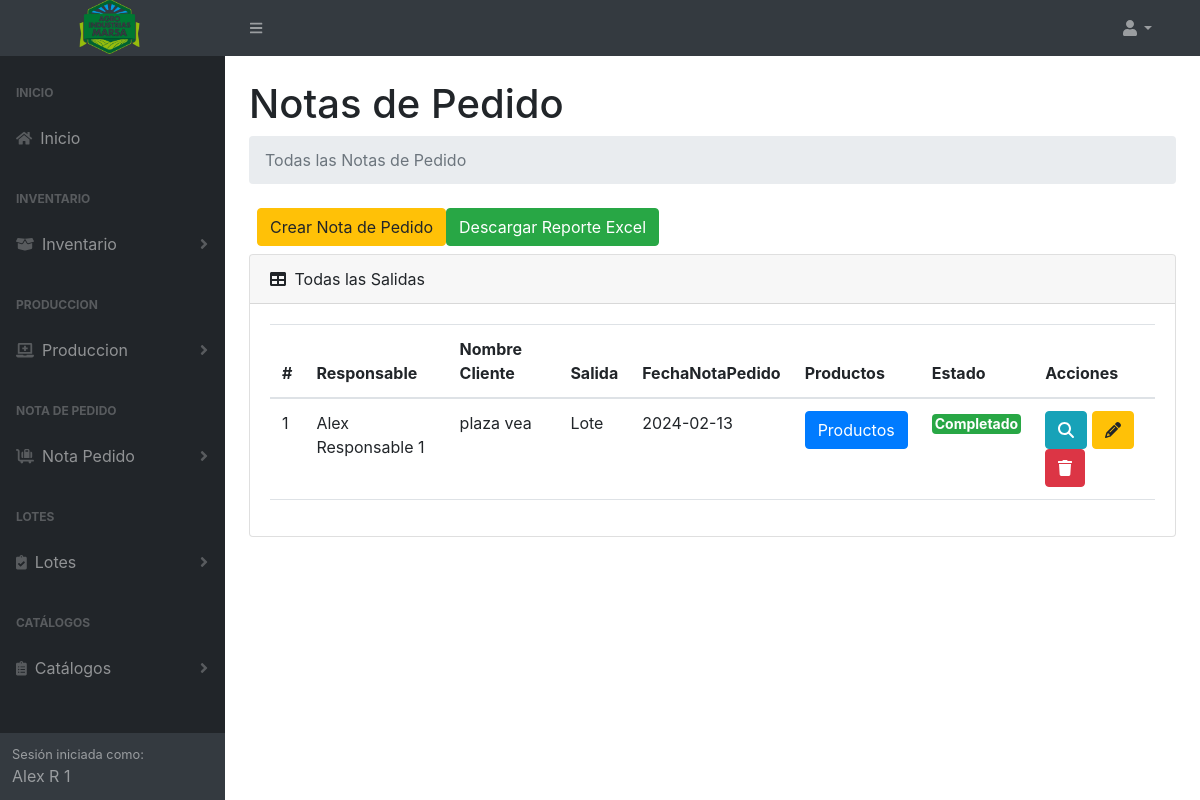
Screenshot of /verNotasPedido (signed in) with the database file from the repository.
### tables this page shows
CREATE TABLE `tb_notapedido` (
  `IdNotaP` int(11) NOT NULL,
  `IdLote` int(11) DEFAULT NULL,
  `IdPer` int(11) NOT NULL,
  `IdRes` int(11) NOT NULL,
  `IdCliente` int(11) NOT NULL,
  `TipoDeNotaPe` varchar(100) DEFAULT NULL,
  `TipoNotaPeFactura` varchar(100) DEFAULT NULL,
  `NotaPorFA` varchar(100) DEFAULT NULL,
  `DatosProductosNotaPedidoJson` longtext NOT NULL CHECK (json_valid(`DatosProductosNotaPedidoJson`)),
  `SubTotal` decimal(10,2) NOT NULL,
  `IGV` decimal(10,2) NOT NULL,
  `Total` decimal(10,2) NOT NULL,
  `ComentarioNotaDev` varchar(255) DEFAULT NULL,
  `Estado` int(10) NOT NULL,
  `FechaNotaPedido` date DEFAULT NULL,
  `FechaNotaDevolucion` date DEFAULT NULL,
  `DateCreate` datetime NOT NULL,
  `DateUpdate` datetime NOT NULL
);

CREATE TABLE `tb_personal` (
  `IdPer` int(11) NOT NULL,
  `IdTipoPer` int(11) NOT NULL,
  `dni` int(11) NOT NULL,
  `NombrePer` varchar(255) NOT NULL,
  `ApellidoPer` varchar(255) NOT NULL,
  `TelefonoPer` varchar(12) NOT NULL,
  `DireccionPer` varchar(255) NOT NULL,
  `Estado` int(10) NOT NULL,
  `DateCreate` datetime NOT NULL,
  `DateUpdate` datetime NOT NULL
);

CREATE TABLE `tb_cliente` (
  `IdCli` int(11) NOT NULL,
  `RucCli` varchar(255) DEFAULT NULL,
  `NombreCli` varchar(255) NOT NULL,
  `CorreoCli` varchar(255) NOT NULL,
  `DireccionCli` varchar(255) NOT NULL,
  `TelefonoCli` int(12) NOT NULL,
  `Estado` int(10) NOT NULL,
  `DateCreate` datetime NOT NULL,
  `DateUpdate` datetime NOT NULL
);

### controller/template.controller.php (called while the page is built)
<?php
class TemplateController
{
  static public function ctrTemplate()
  {
    include "view/template.php";
  }
}

### index.php (called while the page is built, shortened)
<?php
require_once "controller/template.controller.php";
require_once "controller/notaPedido.controller.php";
require_once "controller/lotes.controller.php";
require_once "model/notaPedido.model.php";
$template = new TemplateController();
$template -> ctrTemplate();

### controller/notaPedido.controller.php (called while the page is built, shortened)
<?php
class NotaPedidoController
{
  public static function ctrGetAllSalidasNotaPe()
  {
    $table = "tb_notapedido";
    $ListNotaPedido = NotaPedidoModel::mdlGetAllSalidasNotaPe($table);
    return $ListNotaPedido;
  }
}

### model/conexion.php (called while the page is built)
<?php
class Conexion
{
  static public function conn()
  {
    $link = new PDO("mysql:host=localhost;dbname=marsa_db","root","");
    $link->exec("set names utf8");
    return $link;
  }
}

### model/notaPedido.model.php (called while the page is built, shortened)
<?php
require_once "conexion.php";
class NotaPedidoModel
{
public static function mdlGetAllSalidasNotaPe($table)
{
  $statement = Conexion::conn()->prepare("SELECT np.*,
      l.CodigoLote,
      per.NombrePer AS NombrePerIdPer,
      per2.NombrePer AS NombrePerIdRes,
  np.NotaPorFA,
      cli.NombreCli AS NombreCliNota,
      cli.RucCli,
      cli.DireccionCli AS DireccionCliNota,
      e.TipoEstado
    FROM $table AS np
    LEFT JOIN tb_lote AS l ON np.IdLote = l.IdLote
    INNER JOIN tb_personal AS per ON np.IdPer = per.IdPer
    INNER JOIN tb_personal AS per2 ON np.IdRes = per2.IdPer
    INNER JOIN tb_cliente AS cli ON np.IdCliente = cli.IdCli
    INNER JOIN tb_estado AS e ON np.Estado = e.IdEstado
    ORDER BY
    IdNotaP DESC");
  $statement->execute();
  $results = $statement->fetchAll(PDO::FETCH_ASSOC);
  foreach ($results as &$result) {
    if (isset($result['DatosProductosNotaPedidoJson'])) {
      $productsJson = json_decode($result['DatosProductosNotaPedidoJson'], true);
      foreach ($productsJson as &$product) {
        $statement = Conexion::conn()->prepare("
          SELECT NombreProducto
          FROM tb_producto
          WHERE IdProd = :codProduct
        ");
        $statement->bindParam(":codProduct", $product['codProduct'], PDO::PARAM_INT);
        $statement->execute();
        $productResult = $statement->fetch(PDO::FETCH_ASSOC);
      }
    }
  }
  return $results;
}
}

### view/modules/verNotasPedido.php (the view, shortened to what this page needs)
</div>
</div>
<div class="sb-sidenav-footer">
  <div class="small">Sesión iniciada como:</div>
  <?php echo $_SESSION["Nombre"] ?>
</div>
</nav>
</div>
<div id="layoutSidenav_content">
  <main>
    <div class="container-fluid px-4">
  <h1 class="mt-4">Notas de Pedido</h1>
        <ol class="breadcrumb mb-4">
          <li class="breadcrumb-item active">Todas las Notas de Pedido</li>
        </ol>
        <div class="d-flex m-2">
          <button type="button" class="btn btn-warning btnNewNotaDePedido" id="btnNewNotaDePedido">
            Crear Nota de Pedido
          </button>
          <button type="button" class="btn btn-success ReporteSalidas" id="ReporteSalidas" _blank>
              Descargar Reporte Excel
          </button>
        </div>
        <div class="card mb-4">
          <div class="card-header">
            <i class="fas fa-table me-1"></i>
            Todas las Salidas
          </div>
          <div class="card-body">
          <table id="datatablesSimple" class="data-table-ListNotaPedido table">
              <thead>
                <tr>
                  <th>#</th>
                  <th>Responsable</th>
                  <th>Nombre Cliente</th>
                  <th>Salida</th>
                  <th>FechaNotaPedido</th>
                  <th>Productos</th>
                  <th>Estado</th>
                  <th>Acciones</th>
                </tr>
              </thead>
              <tbody>
              <?php
                  $ListNotaPedido = NotaPedidoController::ctrGetAllSalidasNotaPe();
                  foreach ($ListNotaPedido as $key => $value) {
                    $estado = "";
                    if ($value["TipoEstado"] == "Retirado") {
                      $estado = "<span class='badge bg-primary' style='font-size: 14px; padding: 3px; width: 70px; text-align: center;'>Retirado</span>";
                    } elseif ($value["TipoEstado"] == "Devolucion") {
                      $estado = "<span class='badge bg-danger' style='font-size: 14px; padding: 3px; width: 80px; text-align: center;'>Devolucion</span>";
                    } elseif ($value["TipoEstado"] == "Completado") {
                      $estado = "<span class='badge bg-success' style='font-size: 14px; padding: 3px; text-align: center;'>Completado</span>";
                    }
                    echo
                  '<tr>
                      <td>' . $value["IdNotaP"] . '</td>
                      <td>' . $value["NombrePerIdRes"] . '</td>
                      <td>' . $value["NombreCliNota"] . '</td>
                      <td>' . $value["TipoDeNotaPe"] . '</td>
                      <td>' . $value["FechaNotaPedido"] . '</td>
                      <td><button class="btn btn-primary btnMostarProductos" data-products="' . htmlspecialchars($value["DatosProductosNotaPedidoJson"]) . '">Productos</button></td>
                      <td>' . $estado . '</td>
                      <td>
                      <button class="btn btn-info btnViewDetallNotPe" data-bs-toggle="modal" data-bs-target="#modalViewDetallNotPe" codDetNotPe="' . $value["IdNotaP"] . '" ><i class="fa-solid fa-magnifying-glass"></i></button>
                      <button class="btn btn-warning btnEditNotaPedido" codNotaPe="' . $value["IdNotaP"] . '"><i class="fa-solid fa-pencil"></i></button>
                      <button class="btn btn-danger btnDeleteNotaPe" codNotaPe="' . $value["IdNotaP"] . '"><i class="fa-solid fa-trash"></i></button>
                    </tr>';
                }?>
              </tbody>
            </table>
          </div>
        </div>
    </div>
  </main>
</div>
</div>

### rows the page displays
tb_notapedido: IdNotaP "1", tb_personal.NombrePer "Alex Responsable 1", IdCliente.NombreCli "plaza vea", TipoDeNotaPe "Lote", FechaNotaPedido "2024-02-13"

### other values shown
$_SESSION["Nombre"] "Alex R 1"
